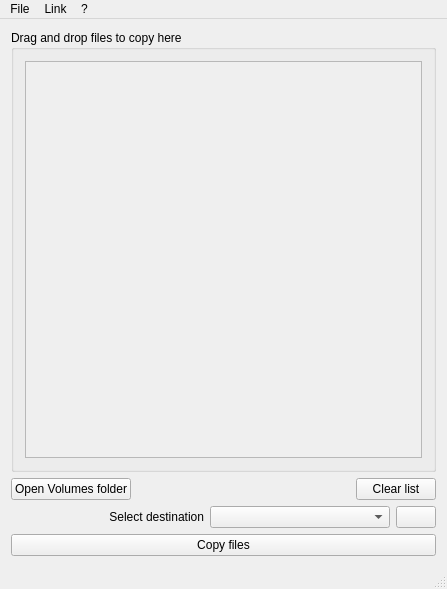
<?xml version="1.0" encoding="UTF-8"?>
<ui version="4.0">
 <class>MainWindow</class>
 <widget class="QMainWindow" name="MainWindow">
  <property name="geometry">
   <rect>
    <x>0</x>
    <y>0</y>
    <width>447</width>
    <height>589</height>
   </rect>
  </property>
  <property name="windowTitle">
   <string>NTFS Writer 1.2</string>
  </property>
  <property name="windowIcon">
   <iconset resource="rescources.qrc">
    <normaloff>:/images/drop.png</normaloff>:/images/drop.png</iconset>
  </property>
  <property name="styleSheet">
   <string notr="true">#cmbDestination{
	min-width: 150px;
}</string>
  </property>
  <widget class="QWidget" name="centralWidget">
   <layout class="QGridLayout" name="gridLayout">
    <item row="7" column="0">
     <layout class="QHBoxLayout" name="horizontalLayout_3">
      <item>
       <widget class="QPushButton" name="btnCopy">
        <property name="text">
         <string>Copy files</string>
        </property>
       </widget>
      </item>
     </layout>
    </item>
    <item row="5" column="0">
     <layout class="QHBoxLayout" name="horizontalLayout">
      <item>
       <spacer name="horizontalSpacer_2">
        <property name="orientation">
         <enum>Qt::Horizontal</enum>
        </property>
        <property name="sizeHint" stdset="0">
         <size>
          <width>40</width>
          <height>20</height>
         </size>
        </property>
       </spacer>
      </item>
      <item>
       <widget class="QLabel" name="lblDestination">
        <property name="text">
         <string>Select destination</string>
        </property>
        <property name="alignment">
         <set>Qt::AlignRight|Qt::AlignTrailing|Qt::AlignVCenter</set>
        </property>
       </widget>
      </item>
      <item>
       <widget class="QComboBox" name="cmbDestination"/>
      </item>
      <item>
       <widget class="QPushButton" name="btnSearchDevices">
        <property name="text">
         <string/>
        </property>
        <property name="icon">
         <iconset resource="rescources.qrc">
          <normaloff>:/images/refresh.png</normaloff>:/images/refresh.png</iconset>
        </property>
       </widget>
      </item>
     </layout>
    </item>
    <item row="2" column="0">
     <layout class="QHBoxLayout" name="horizontalLayout_2">
      <item>
       <widget class="QPushButton" name="btnOpenVol">
        <property name="text">
         <string>Open Volumes folder</string>
        </property>
       </widget>
      </item>
      <item>
       <spacer name="horizontalSpacer">
        <property name="orientation">
         <enum>Qt::Horizontal</enum>
        </property>
        <property name="sizeHint" stdset="0">
         <size>
          <width>40</width>
          <height>20</height>
         </size>
        </property>
       </spacer>
      </item>
      <item>
       <widget class="QPushButton" name="btnClear">
        <property name="text">
         <string>Clear list</string>
        </property>
       </widget>
      </item>
     </layout>
    </item>
    <item row="0" column="0">
     <widget class="QGroupBox" name="grpDropArea">
      <property name="title">
       <string>Drag and drop files to copy here</string>
      </property>
      <layout class="QVBoxLayout" name="verticalLayout">
       <item>
        <widget class="QScrollArea" name="scrollArea">
         <property name="widgetResizable">
          <bool>true</bool>
         </property>
         <widget class="QWidget" name="scrollAreaWidgetContents">
          <property name="geometry">
           <rect>
            <x>0</x>
            <y>0</y>
            <width>391</width>
            <height>352</height>
           </rect>
          </property>
         </widget>
        </widget>
       </item>
      </layout>
     </widget>
    </item>
   </layout>
  </widget>
  <widget class="QMenuBar" name="menuBar">
   <property name="geometry">
    <rect>
     <x>0</x>
     <y>0</y>
     <width>447</width>
     <height>22</height>
    </rect>
   </property>
   <widget class="QMenu" name="menuFile">
    <property name="title">
     <string>File</string>
    </property>
    <addaction name="actionCheckDaemon"/>
    <addaction name="actionUninstallDaemon"/>
   </widget>
   <widget class="QMenu" name="menuLink">
    <property name="title">
     <string>Link</string>
    </property>
    <addaction name="actionOpenVolumes"/>
    <addaction name="actionLinkVolumes"/>
   </widget>
   <widget class="QMenu" name="menu">
    <property name="title">
     <string>?</string>
    </property>
    <addaction name="actionAbout"/>
   </widget>
   <addaction name="menuFile"/>
   <addaction name="menuLink"/>
   <addaction name="menu"/>
  </widget>
  <widget class="QStatusBar" name="statusBar">
   <property name="layoutDirection">
    <enum>Qt::LeftToRight</enum>
   </property>
  </widget>
  <action name="actionExit_2">
   <property name="text">
    <string>Exit</string>
   </property>
  </action>
  <action name="actionCheckDaemon">
   <property name="text">
    <string>Check daemon installation</string>
   </property>
  </action>
  <action name="actionUninstallDaemon">
   <property name="text">
    <string>Uninstall daemon</string>
   </property>
  </action>
  <action name="actionOpenVolumes">
   <property name="text">
    <string>Open Volumes folder</string>
   </property>
  </action>
  <action name="actionLinkVolumes">
   <property name="text">
    <string>Create link to Volumes</string>
   </property>
  </action>
  <action name="actionExit">
   <property name="text">
    <string>Exit</string>
   </property>
  </action>
  <action name="actionExit_3">
   <property name="text">
    <string>Quit app</string>
   </property>
  </action>
  <action name="actionAbout">
   <property name="text">
    <string>About...</string>
   </property>
  </action>
 </widget>
 <layoutdefault spacing="6" margin="11"/>
 <resources>
  <include location="rescources.qrc"/>
 </resources>
 <connections/>
</ui>
